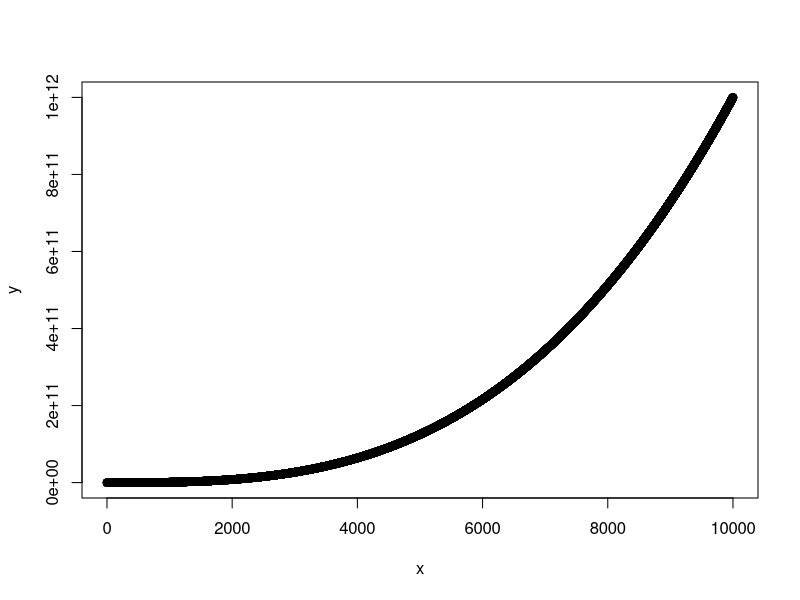
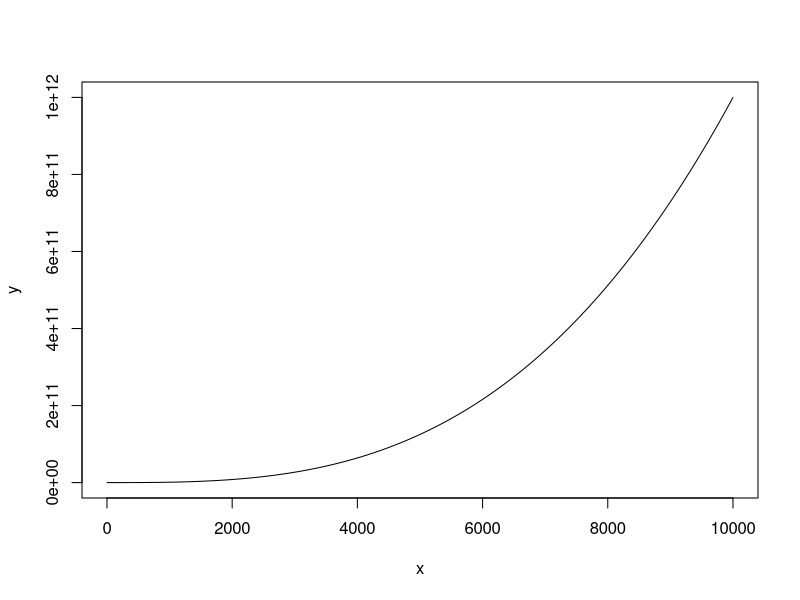
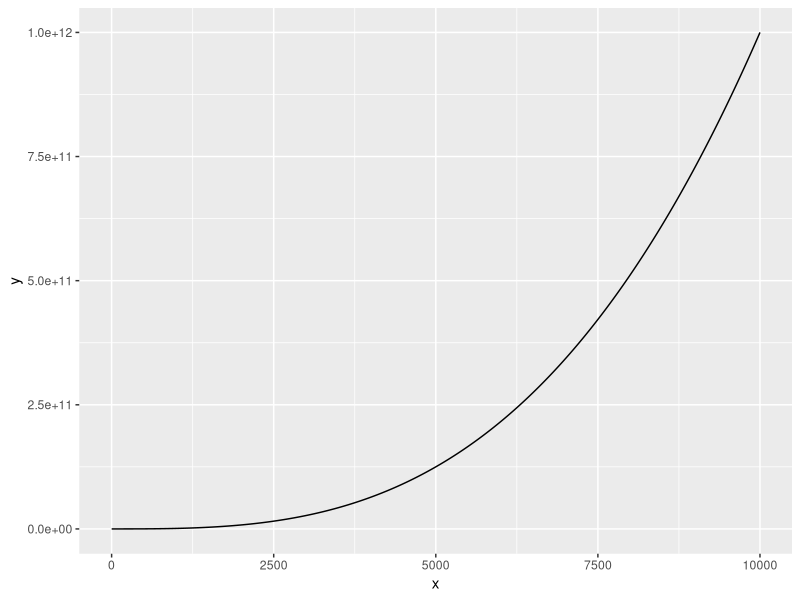
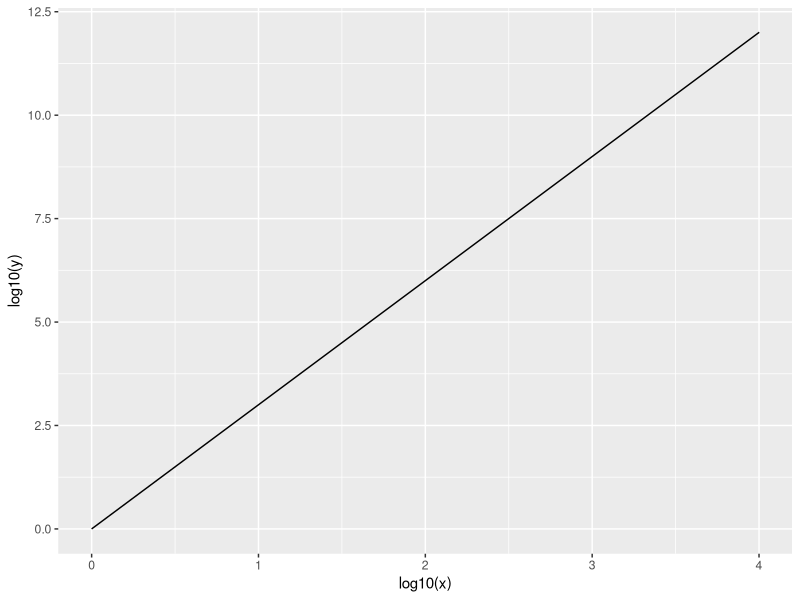

Here is the R script that generated these plots, in order:
# This is my first R script.
# 29 March 2021
# Here, we are learning how to use R. 

# install.packages("ggplot2")
library("ggplot2")
library("dplyr")

# Clear R's memory 
rm(list=ls())


# 1. basic math operations

4 + 5 # this is an addition, we use the + symbol

9*5 # this is a multiplication, we use *

452684556565 / 4564866151 # we use / for division

10 < 7


# assign values

x <- 25 
y <- 50

x + y

x * 2


x <- seq(1,10000, by=0.25)

length(x)

# Functions and packages

y <- x^3

plot(y ~ x)
plot(y ~ x, type = "l")

# use ggplot

qplot(x, y, geom = "line" )
qplot(log10(x), log10(y), geom = "line" )

